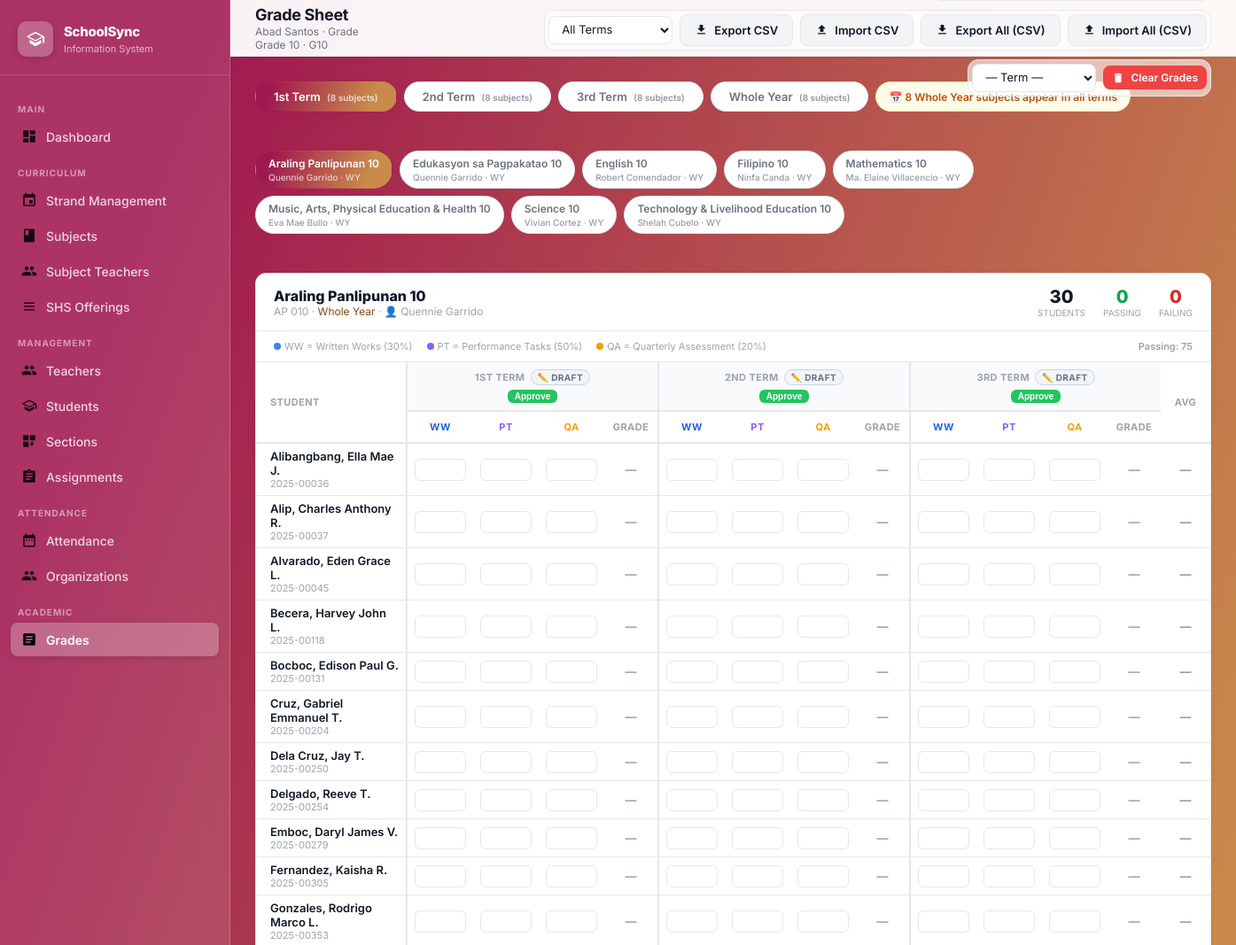
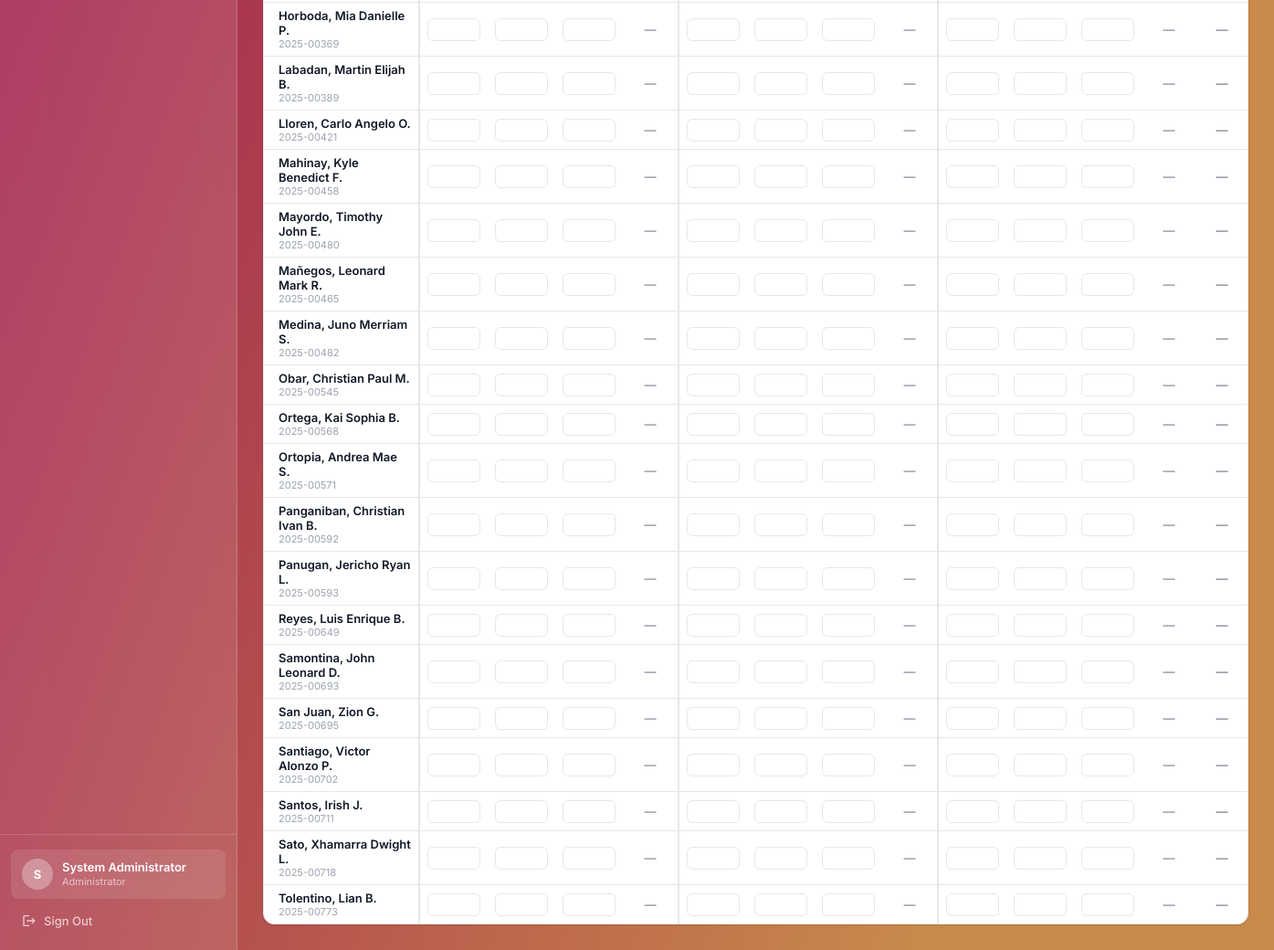
Page /grades/section/166 (signed in) on the committed database (2 pictures, top to bottom).
### tables this page shows
CREATE TABLE sections (
        id INTEGER PRIMARY KEY AUTOINCREMENT,
        grade_level TEXT NOT NULL, section_name TEXT NOT NULL, adviser_id INTEGER, student_limit INTEGER DEFAULT 40, strand_id INTEGER REFERENCES strands(id) ON DELETE SET NULL,
        FOREIGN KEY (adviser_id) REFERENCES teachers(id) ON DELETE SET NULL);

CREATE TABLE strands (
        id INTEGER PRIMARY KEY AUTOINCREMENT,
        strand_code TEXT UNIQUE NOT NULL, strand_name TEXT NOT NULL, description TEXT);

CREATE TABLE subjects (
        id INTEGER PRIMARY KEY AUTOINCREMENT,
        subject_code TEXT NOT NULL, subject_name TEXT NOT NULL,
        grade_level TEXT NOT NULL, strand TEXT, semester TEXT, default_teacher_id INTEGER, shs_type TEXT);

CREATE TABLE "grading_period_settings" (    id         INTEGER PRIMARY KEY AUTOINCREMENT,    period     TEXT NOT NULL,    semester   TEXT NOT NULL DEFAULT '1st Semester',    is_open    INTEGER NOT NULL DEFAULT 0,    opened_at  TEXT,    opened_by  TEXT,    UNIQUE(period, semester));

### app.py (the view)
@app.route('/grades/section/<int:sec_id>')
@login_required
def grade_sheet(sec_id):
    conn = get_db()
    section  = conn.execute("SELECT s.*, st.strand_code FROM sections s LEFT JOIN strands st ON s.strand_id=st.id WHERE s.id=?", (sec_id,)).fetchone()
    if not section:
        flash('Section not found.', 'danger')
        return redirect(url_for('grades_home'))
    students     = conn.execute(
        "SELECT id, student_id, first_name, last_name, middle_name FROM students WHERE section_id=? ORDER BY last_name, first_name",
        (sec_id,)
    ).fetchall()
    is_jhs = section['grade_level'] in ('7', '8', '9', '10')
    if is_jhs:
        active_sem = 'Whole Year'
    else:
        active_sem = request.args.get('sem', '1st Term')
        if active_sem not in SEM_TERMS:
            active_sem = '1st Term'
    subjects_all = get_section_subjects(conn, sec_id, active_sem)
    subjects = subjects_for_sem_tab(subjects_all, active_sem)
    sel_sub_id  = request.args.get('subject_id', type=int)
    if not sel_sub_id and subjects:
        sel_sub_id = subjects[0]['id']
    sel_subject = next((s for s in subjects if s['id'] == sel_sub_id), None)
    if sel_subject:
        sub_scope = (sel_subject['semester'] or '').strip()
        sub_sem = sub_scope if (sub_scope and sub_scope in SEM_TERMS) else active_sem
        sem_q_rows = conn.execute(
            "SELECT period FROM grading_period_settings WHERE semester=? ORDER BY id",
            (sub_sem,)
        ).fetchall()
        QUARTERS = [r['period'] for r in sem_q_rows] if sem_q_rows else ALL_TERMS
    else:
        QUARTERS = ALL_TERMS
    grades_raw = conn.execute(
        "SELECT g.student_id, g.quarter, g.written_works, g.performance_tasks, g.quarterly_assessment FROM grades g WHERE g.section_id=? AND g.subject_id=? AND g.semester=?",
        (sec_id, sel_sub_id or 0,
         ('Whole Year' if (sel_subject and (sel_subject['semester'] or '').strip() == 'Whole Year')
          else (sel_subject['semester'] if (sel_subject and (sel_subject['semester'] or '').strip()) else active_sem)))
    ).fetchall() if sel_sub_id else []
    grade_map = {}
    for g in grades_raw:
        grade_map.setdefault(g['student_id'], {})[g['quarter']] = g
    student_grades = []
    for st in students:
        qgrades = {}
        for q in QUARTERS:
            row = grade_map.get(st['id'], {}).get(q)
            if row:
                qg = compute_quarterly_grade(row['written_works'], row['performance_tasks'], row['quarterly_assessment'])
                qgrades[q] = {'ww': row['written_works'], 'pt': row['performance_tasks'],
                               'qa': row['quarterly_assessment'], 'computed': qg}
            else:
                qgrades[q] = {'ww': None, 'pt': None, 'qa': None, 'computed': None}
        vals = [qgrades[q]['computed'] for q in QUARTERS if qgrades[q]['computed'] is not None]
        avg  = round(sum(vals)/len(vals), 2) if vals else None
        student_grades.append({'student': st, 'quarters': qgrades, 'average': avg,
                                'passing': avg is not None and avg >= PASSING_GRADE})
    sub_statuses = {}
    if sel_sub_id:
        gs_sem = active_sem if (not sel_subject or sel_subject['semester'] in ('', 'Whole Year')) else sel_subject['semester']
        rows = conn.execute(
            "SELECT quarter, status FROM grade_submissions WHERE subject_id=? AND section_id=? AND semester=?",
            (sel_sub_id, sec_id, gs_sem)
        ).fetchall()
        sub_statuses = {r['quarter']: r['status'] for r in rows}
    conn.close()
    return render_template('grade_sheet.html',
                           section=section, subjects=subjects, subjects_all=subjects_all,
                           active_sem=active_sem, sel_subject=sel_subject, sel_sub_id=sel_sub_id,
                           students=student_grades, quarters=QUARTERS,
                           q_statuses=sub_statuses, passing_grade=PASSING_GRADE)

### templates/grade_sheet.html (shortened to what this page needs)
{% extends "layout.html" %}
{% block page_title %}Grade Sheet{% endblock %}
{% block page_subtitle %}{{ section.section_name }} · Grade {{ section.grade_level }}{% if section.strand_code %} · {{ section.strand_code }}{% endif %}{% endblock %}
{% block header_actions %}
  {% if subjects %}
  <div class="action-group">
    <select id="exportPeriodSel" class="form-control" style="width:140px;">
      <option value="all">All Terms</option>
    </select>
    {% if sel_sub_id %}
    <button type="button" class="btn btn-secondary" onclick="exportSelectedCSV()">
      <svg viewBox="0 0 24 24" fill="currentColor" style="width:15px;height:15px;"><path d="M19 9h-4V3H9v6H5l7 7 7-7zM5 18v2h14v-2H5z"/></svg>
      Export CSV
    </button>
    <button type="button" class="btn btn-secondary" onclick="document.getElementById('adminCsvInput').click()">
      <svg viewBox="0 0 24 24" fill="currentColor" style="width:15px;height:15px;"><path d="M9 16h6v-6h4l-7-7-7 7h4v6zm-4 2h14v2H5v-2z"/></svg>
      Import CSV
    </button>
    {% endif %}
    <button type="button" class="btn btn-secondary" onclick="exportAllCSV()">
      <svg viewBox="0 0 24 24" fill="currentColor" style="width:15px;height:15px;"><path d="M19 9h-4V3H9v6H5l7 7 7-7zM5 18v2h14v-2H5z"/></svg>
      Export All (CSV)
    </button>
    <button type="button" class="btn btn-secondary" onclick="document.getElementById('adminAllCsvInput').click()">
      <svg viewBox="0 0 24 24" fill="currentColor" style="width:15px;height:15px;"><path d="M9 16h6v-6h4l-7-7-7 7h4v6zm-4 2h14v2H5v-2z"/></svg>
      Import All (CSV)
    </button>
  </div>
  {% endif %}
  {% if sel_sub_id %}
  <div class="action-group">
    <select id="clearPeriodSel" class="form-control" style="width:140px;">
      <option value="">— Term —</option>
    </select>
    <button type="button" class="btn btn-danger btn-sm" onclick="clearGrades()">
      <svg viewBox="0 0 24 24" fill="currentColor" style="width:14px;height:14px;"><path d="M6 19c0 1.1.9 2 2 2h8c1.1 0 2-.9 2-2V7H6v12zM19 4h-3.5l-1-1h-5l-1 1H5v2h14V4z"/></svg>
      Clear Grades
    </button>
  </div>
  {% endif %}
{% endblock %}
{% block content %}
{% set is_jhs = section.grade_level in ('7', '8', '9', '10') %}
{% if not is_jhs %}
{% set t1_count = subjects_all | selectattr('semester','equalto','1st Term') | list | length %}
{% set t2_count = subjects_all | selectattr('semester','equalto','2nd Term') | list | length %}
{% set t3_count = subjects_all | selectattr('semester','equalto','3rd Term') | list | length %}
{% set legacy1  = subjects_all | selectattr('semester','equalto','1st Semester') | list | length %}
{% set legacy2  = subjects_all | selectattr('semester','equalto','2nd Semester') | list | length %}
{% set wy_count   = subjects_all | selectattr('semester','equalto','Whole Year') | list | length %}
{% set na_count   = subjects_all | rejectattr('semester','in',['1st Term','2nd Term','3rd Term','1st Semester','2nd Semester','Whole Year']) | list | length %}
<div class="sem-tab-bar">
  <a href="{{ url_for('grade_sheet', sec_id=section.id, sem='1st Term') }}"
     class="sem-tab {{ 'active' if active_sem == '1st Term' else '' }}">
    1st Term
    <span style="font-size:10px;opacity:.75;margin-left:4px;">
      ({{ t1_count + wy_count + na_count + legacy1 }} subjects)
    </span>
  </a>
  <a href="{{ url_for('grade_sheet', sec_id=section.id, sem='2nd Term') }}"
     class="sem-tab {{ 'active' if active_sem == '2nd Term' else '' }}">
    2nd Term
    <span style="font-size:10px;opacity:.75;margin-left:4px;">
      ({{ t2_count + wy_count + na_count + legacy1 }} subjects)
    </span>
  </a>
  <a href="{{ url_for('grade_sheet', sec_id=section.id, sem='3rd Term') }}"
     class="sem-tab {{ 'active' if active_sem == '3rd Term' else '' }}">
    3rd Term
    <span style="font-size:10px;opacity:.75;margin-left:4px;">
      ({{ t3_count + wy_count + na_count + legacy2 }} subjects)
    </span>
  </a>
  <a href="{{ url_for('grade_sheet', sec_id=section.id, sem='Whole Year') }}"
     class="sem-tab {{ 'active' if active_sem == 'Whole Year' else '' }}">
    Whole Year
    <span style="font-size:10px;opacity:.75;margin-left:4px;">
      ({{ wy_count + na_count }} subjects)
    </span>
  </a>
  {% if wy_count > 0 %}
  <span style="display:inline-flex;align-items:center;gap:5px;padding:8px 14px;font-size:12px;color:#b45309;border:1.5px solid #fde68a;border-radius:99px;background:#fffbeb;font-weight:600;">
    📅 {{ wy_count }} Whole Year subject{{ 's' if wy_count != 1 else '' }} appear in all terms
  </span>
  {% endif %}
</div>
{% endif %}
{% if subjects %}
<div class="subject-tabs">
  {% for sub in subjects %}
  <a href="{{ url_for('grade_sheet', sec_id=section.id, sem=active_sem, subject_id=sub.id) }}"
     class="subject-tab {{ 'active' if sub.id == sel_sub_id else '' }}">
    <div>{{ sub.subject_name }}</div>
    <div style="font-size:10px;opacity:.7;margin-top:2px;font-weight:500;">
      {{ sub.teachers | join(', ') }}{% if sub.semester == 'Whole Year' %} · WY{% endif %}
    </div>
  </a>
  {% endfor %}
</div>
{% endif %}
{% if sel_subject %}
<div class="content-card" style="margin-bottom:0;">
  <div style="padding:14px 20px;display:flex;align-items:center;gap:16px;flex-wrap:wrap;border-bottom:1px solid var(--border);">
    <div>
      <div style="font-size:16px;font-weight:800;">{{ sel_subject.subject_name }}</div>
      <div style="font-size:12px;color:var(--text-muted);">
        {{ sel_subject.subject_code }}
        {% if sel_subject.semester %} · <span style="color:{% if sel_subject.semester=='1st Term' %}#1e40af{% elif sel_subject.semester=='2nd Term' %}#7e22ce{% elif sel_subject.semester=='3rd Term' %}#166534{% else %}#854d0e{% endif %};">{{ sel_subject.semester }}</span>{% endif %}
        {% if sel_subject.teachers %} · 👤 {{ sel_subject.teachers | join(' / ') }}{% endif %}
      </div>
    </div>
    <div style="margin-left:auto;display:flex;gap:20px;">
      <div style="text-align:center;"><div style="font-size:20px;font-weight:800;">{{ students|length }}</div><div style="font-size:10px;text-transform:uppercase;color:var(--text-muted);">Students</div></div>
      <div style="text-align:center;"><div style="font-size:20px;font-weight:800;color:#16a34a;">{{ students|selectattr('passing')|list|length }}</div><div style="font-size:10px;text-transform:uppercase;color:var(--text-muted);">Passing</div></div>
      <div style="text-align:center;"><div style="font-size:20px;font-weight:800;color:#dc2626;">{{ students|rejectattr('passing')|selectattr('average')|list|length }}</div><div style="font-size:10px;text-transform:uppercase;color:var(--text-muted);">Failing</div></div>
    </div>
  </div>
  <div style="padding:10px 20px;border-bottom:1px solid var(--border);">
    <div class="legend">
      <span class="legend-item"><span class="legend-dot" style="background:#3b82f6;"></span> WW = Written Works (30%)</span>
      <span class="legend-item"><span class="legend-dot" style="background:#8b5cf6;"></span> PT = Performance Tasks (50%)</span>
      <span class="legend-item"><span class="legend-dot" style="background:#f59e0b;"></span> QA = Quarterly Assessment (20%)</span>
      <span style="margin-left:auto;font-weight:600;">Passing: {{ passing_grade }}</span>
    </div>
  </div>
  <div style="overflow-x:auto;">
    <table class="grade-table">
      <thead>
        <tr>
          <th class="col-name" rowspan="2" style="min-width:160px;text-align:left;padding-left:16px;">Student</th>
          {% set period_classes = {'1st Term':'p-term1','2nd Term':'p-term2','3rd Term':'p-term3'} %}
          {% for p in quarters %}
          <th class="p-header {{ period_classes[p] }} p-group" colspan="4">
            <div style="display:flex;align-items:center;justify-content:center;gap:6px;">
              {{ p }}
              {% set ps = q_statuses.get(p, 'Draft') %}
              <span class="status-pill status-{{ ps }}" id="status_{{ p }}">
              </span>
            </div>
            <div class="q-actions" id="qactions_{{ p }}"></div>
          </th>
          {% endfor %}
          <th rowspan="2" style="min-width:56px;">Avg</th>
        </tr>
        <tr>
          {% for p in quarters %}
          <th class="p-group" style="color:#2563eb;">WW</th>
          <th style="color:#8b5cf6;">PT</th>
          <th style="color:#f59e0b;">QA</th>
          <th>Grade</th>
          {% endfor %}
        </tr>
      </thead>
      <tbody>
        {% for sg in students %}{% set st = sg.student %}
        <tr>
          <td style="padding-left:16px;">
            <div style="font-weight:600;font-size:13px;">{{ st.last_name }}, {{ st.first_name }}{% if st.middle_name|clean_mn %} {{ st.middle_name|clean_mn|upper|first }}.{% endif %}</div>
            <div style="font-size:11px;color:var(--text-muted);">{{ st.student_id }}</div>
          </td>
          {% for p in quarters %}{% set qd = sg.quarters[p] %}
          <td class="p-group">
            <input type="number" min="0" max="100" step="0.01" class="grade-input"
              data-student="{{ st.id }}" data-subject="{{ sel_sub_id }}"
              data-section="{{ section.id }}" data-quarter="{{ p }}" data-component="written_works"
              value="{{ qd.ww if qd.ww is not none else '' }}" title="Written Works – {{ p }}">
          </td>
          <td>
            <input type="number" min="0" max="100" step="0.01" class="grade-input"
              data-student="{{ st.id }}" data-subject="{{ sel_sub_id }}"
              data-section="{{ section.id }}" data-quarter="{{ p }}" data-component="performance_tasks"
              value="{{ qd.pt if qd.pt is not none else '' }}" title="Performance Tasks – {{ p }}">
          </td>
          <td>
            <input type="number" min="0" max="100" step="0.01" class="grade-input"
              data-student="{{ st.id }}" data-subject="{{ sel_sub_id }}"
              data-section="{{ section.id }}" data-quarter="{{ p }}" data-component="quarterly_assessment"
              value="{{ qd.qa if qd.qa is not none else '' }}" title="Quarterly Assessment – {{ p }}">
          </td>
          <td>
            <span class="computed-grade {{ 'grade-pass' if qd.computed is not none and qd.computed >= passing_grade else ('grade-fail' if qd.computed is not none else 'grade-none') }}"
                  id="computed_{{ st.id }}_{{ p|replace('-','_') }}">
              {{ '%.2f'|format(qd.computed) if qd.computed is not none else '—' }}
            </span>
          </td>
          {% endfor %}
          <td style="font-weight:800;font-size:13px;text-align:center;">
            <span id="avg_{{ st.id }}" class="{{ 'grade-pass' if sg.average is not none and sg.average >= passing_grade else ('grade-fail' if sg.average is not none else 'grade-none') }}">
              {{ '%.2f'|format(sg.average) if sg.average is not none else '—' }}
            </span>
          </td>
        </tr>
        {% endfor %}
      </tbody>
    </table>
  </div>
</div>
{% endif %}
{% endblock %}

### rows in the picture
sections: section_name "Abad Santos", grade_level "Grade 10"
strands: strand_code "G10"
subjects: subject_name "Araling Panlipunan 10", teachers "Quennie Garrido", subject_code "AP 010"
subjects: subject_name "Edukasyon sa Pagpakatao 10", teachers "Quennie Garrido"
subjects: subject_name "English 10", teachers "Robert Comendador"
subjects: subject_name "Filipino 10", teachers "Ninfa Canda"
subjects: subject_name "Mathematics 10", teachers "Ma. Elaine Villacencio"
subjects: subject_name "Music, Arts, Physical Education & Health 10", teachers "Eva Mae Bullo"
subjects: subject_name "Science 10", teachers "Vivian Cortez"
subjects: subject_name "Technology & Livelihood Education 10", teachers "Shelah Cubelo"
grading_period_settings: period "1ST TERM", computed "—"
grading_period_settings: period "2ND TERM", computed "—"
grading_period_settings: period "3RD TERM", computed "—"

### other values in the picture
{{ session.admin_name[0]|upper }} "S"
{{ session.admin_name }} "System Administrator"
{{ t1_count + wy_count + na_count + legacy1 }} "8"
{{ t2_count + wy_count + na_count + legacy1 }} "8"
{{ t3_count + wy_count + na_count + legacy2 }} "8"
{{ wy_count + na_count }} "8"
{{ wy_count }} "8"
{{ 's' if wy_count != 1 else '' }} "s"
{{ sel_subject.semester }} "Whole Year"
{{ sel_subject.teachers | join(' / ') }} "Quennie Garrido"
{{ students|length }} "30"
{{ students|selectattr('passing')|list|length }} "0"
{{ students|rejectattr('passing')|selectattr('average')|list|length }} "0"
{{ passing_grade }} "75"
{{ st.last_name }} "Alibangbang" "Alip" "Alvarado" "Becera" "Bocboc" "Cruz" "Dela Cruz" "Delgado" "Emboc" "Fernandez" "Gonzales" "Horboda" "Labadan" "Lloren" "Mahinay" "Mayordo" "Mañegos" "Medina" "Obar" "Ortega" "Ortopia" "Panganiban" "Panugan" "Reyes" "Samontina" "San Juan" "Santiago" "Santos" "Sato" "Tolentino"
